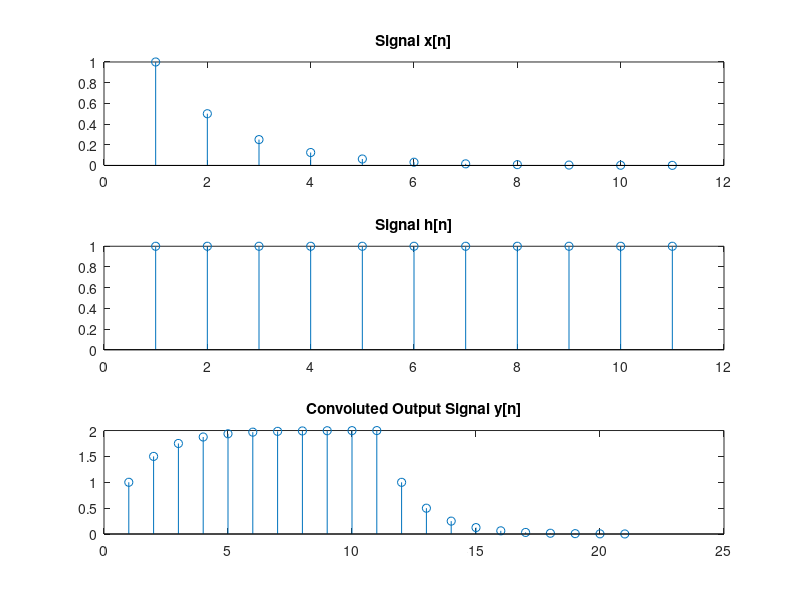

The MATLAB script that drew this image:
%convolution of discrete signals 
hold on 
n=0:10;
h=ones(1,11);
x=power(0.5,n);
y=conv(x,h)

subplot(311);
stem(x);
title('Signal x[n]')

subplot(312);
stem(h);
title('Signal h[n]')

subplot(313);
stem(y);
title('Convoluted Output Signal y[n]')



hold off 

